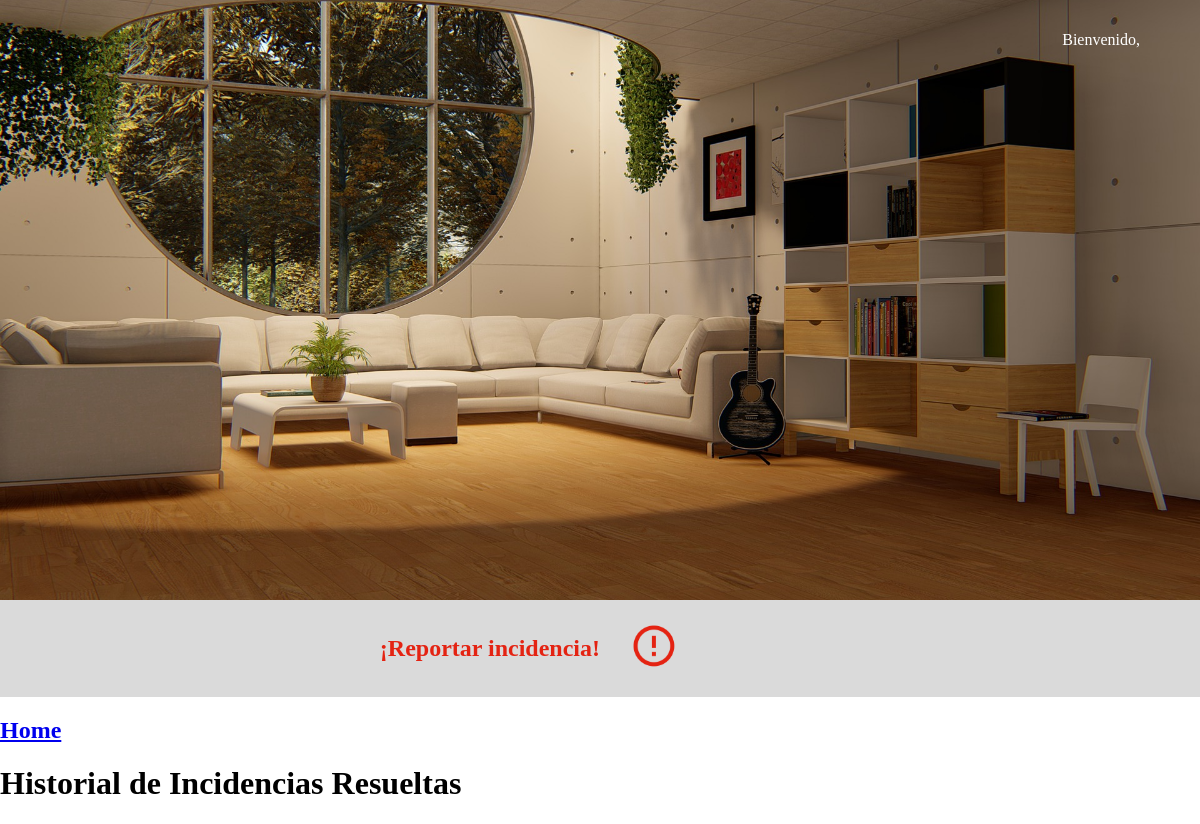
Page /adminIncidencia.php on the earlier database version.
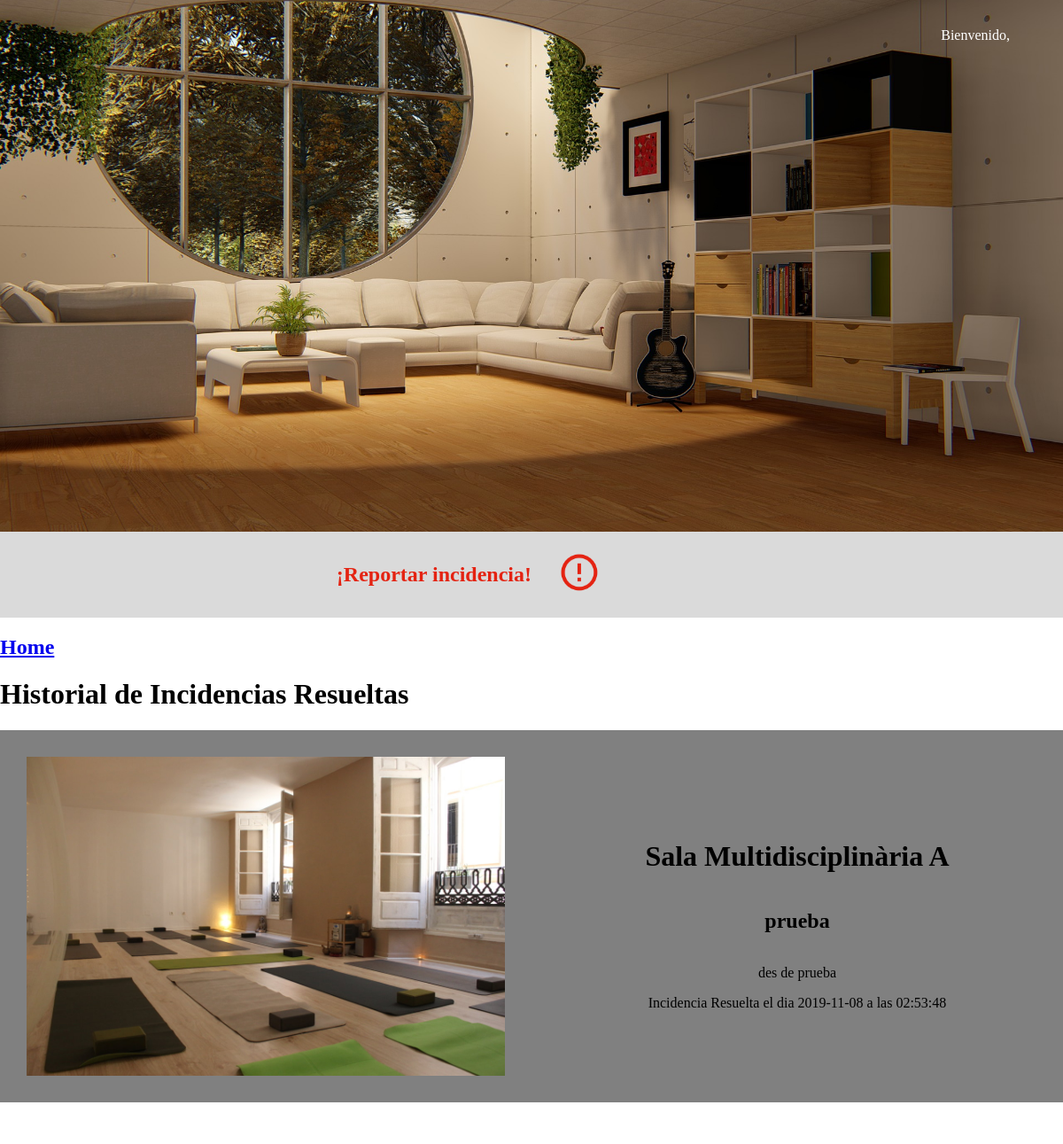
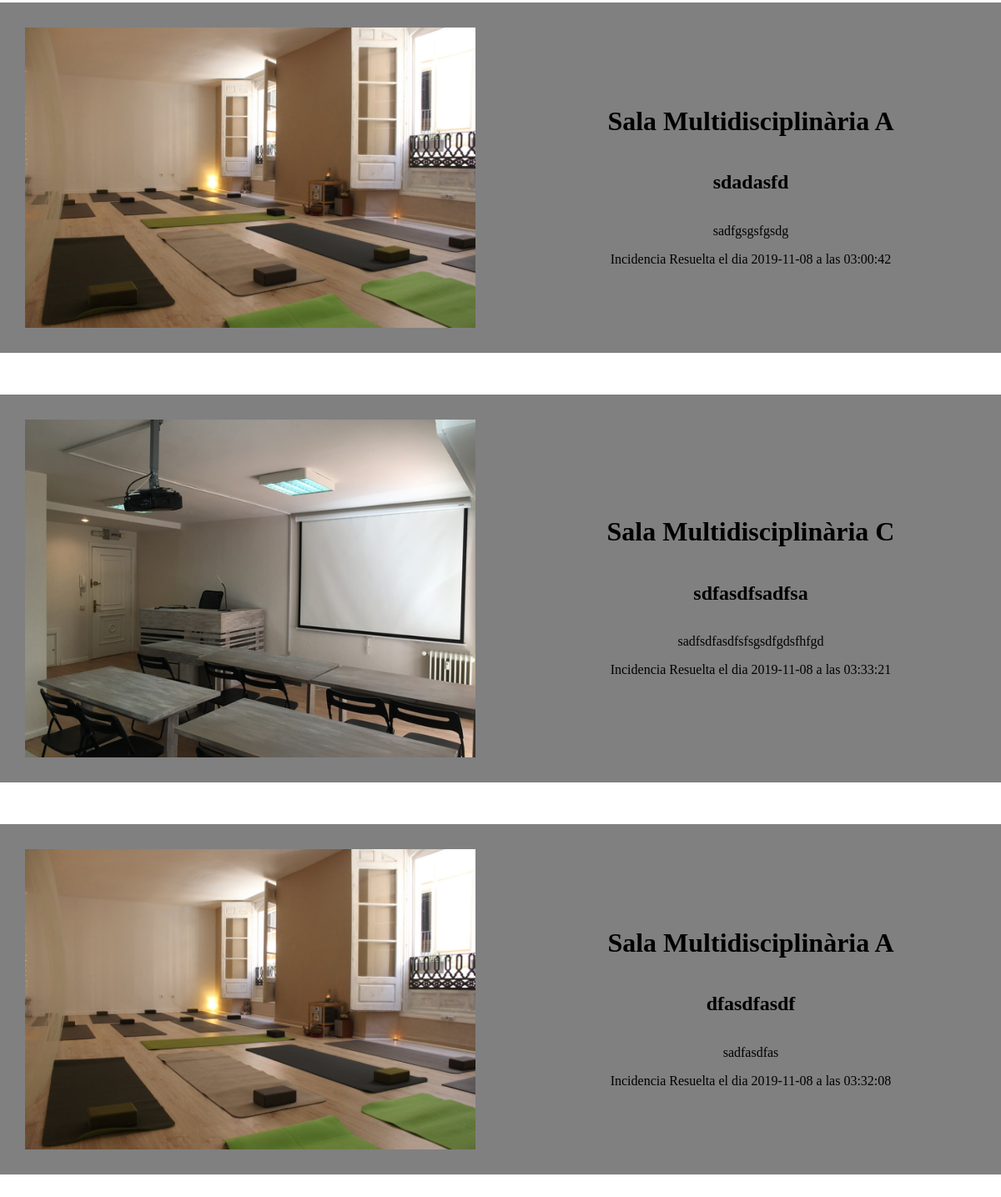
Same page on the later database version (2 pictures, top to bottom).
### tables this page shows
CREATE TABLE `incidencia` (
  `id_incidencia` int(11) NOT NULL,
  `titulo_inci` varchar(50) NOT NULL,
  `descrip_ini` text NOT NULL,
  `fecha_ini_inc` date NOT NULL,
  `fecha_fin_inc` date DEFAULT NULL,
  `hora_ini_inc` time NOT NULL,
  `hora_fin_inc` time DEFAULT NULL,
  `status_inc` enum('progress','done') NOT NULL,
  `id_reserva` int(11) NOT NULL
);

CREATE TABLE `recursos` (
  `id_recurso` int(11) NOT NULL,
  `nom_rec` varchar(50) NOT NULL,
  `disp_rec` enum('Disponible','Ocupado') NOT NULL,
  `tipo_rec` enum('Sala Multidisciplinaria','Sala Informatica','Taller de Cocina','Despacho','Sala de actos','Sala de reuniones','Proyector','Portatil','Movil') NOT NULL,
  `imagen_rec` varchar(100) NOT NULL,
  `desc_rec` text NOT NULL
);

### adminIncidencia.php (the view, shortened to what this page needs)
<!DOCTYPE html>
<html>
<head>
    <link rel="stylesheet" type="text/css" href="css/estilos.css">
</head>
<?php
include "./login/services/connection.php";
$sqlHistorial  = "SELECT * FROM `incidencia` INNER JOIN `reserva` ON `incidencia`.`id_reserva` = `reserva`.`id_reserva` INNER JOIN `recursos` ON `reserva`.`id_recursos` = `recursos`.`id_recurso` WHERE `status_inc`='done'";
$result_queryHist = mysqli_query($conn, $sqlHistorial) or die("Algo ha ido mal en la consulta a la base de datos");
?>
<body>
    <div class="header">
        <div class="head logo">
        </div>
        <div class="head login">
            <a href="./login/index.php">
                <p>Bienvenido, <?php echo $_SESSION['nombre']; ?> </p>
            </a>
        </div>
    </div>
    <div class="home" style="height: 75vh!important">
        <div class="division left">
        </div>
        <div class="division right">
        </div>
    </div>
    <div class="div-incid">
        <div class="par-incid">
            <a href="incidencia.php?variableid=<?php echo $_REQUEST['variableid']; ?>"><h2>¡Reportar incidencia!</h2></a>
        </div>
        <div class="par-incid">
            <img src="./img/incidencias/logo-incid.png">
        </div>
    </div>
    <a href="home.php?variableid=<?php echo $_REQUEST['variableid']; ?>"><h2>Home</h2></a>
    ?><h1>Historial de Incidencias Resueltas</h1><?php
    while ($row = mysqli_fetch_array($result_queryHist)) {
        ?>
        <div class="content">
            <div class="cont-recursos">
                <div class="rec-unico">
                    <div class="rec-part">
                        <img src=<?php echo $row['imagen_rec']; ?> style="object-fit: cover;">
                    </div>
                    <div class="rec-part">
                        <h1><?php echo $row['nom_rec']; ?></h1>
                        <h2><?php echo $row['titulo_inci']; ?></h2>
                        <p><?php echo $row['descrip_ini']; ?></p>
                            <a class="res-button">Incidencia Resuelta el dia <?php echo $row['fecha_fin_inc']; ?> a las <?php echo $row['hora_fin_inc']; ?></a>
                    </div>
                </div>
            </div>
        </div style="height: 500px;">
    <?php
    }
    ?>
</body>
</html>

### css/estilos.css (style rules this page uses)
body { font-family: 'Raleway'; overflow-x: hidden; margin: 0; padding: 0; }
.header { width: 100%; display: flex; position: absolute; }
.header .head { width: 50%; }
.header .head a { float: right; }
.header .login { padding: 15px 60px; }
.header .login a { text-decoration: none; }
.header .login p { color: white; text-decoration: none; }
.home { background: url('bg/5.jpg'); background-size: cover; background-position: left; height: 100vh; width: 100%; display: flex; }
.home .division { width: 50%; }
.home .division.left { display: flex; flex-flow: column; align-items: center; justify-content: center; padding: 5%; }
.content .cont-recursos .rec-unico { background-color: grey; margin-bottom: 50px; display: flex; }
.content .cont-recursos .rec-unico .rec-part { padding: 30px; width: 50%; display: flex; flex-flow: column nowrap; align-items: center; justify-content: center; }
.content .cont-recursos .rec-unico .rec-part img { width: 100%; }
.div-incid { width: 100%; background-color: #dadada; display: flex!important; flex-flow: row; align-items: center; justify-content: center; padding: 15px 0; }
.div-incid .par-incid { width: 20%; }
.div-incid .par-incid h2 { color: #e42312; float: right; }
.div-incid .par-incid img { margin-left: 30px; width: 20%; transition: 0.5s; }

Differences in the rows shown:
added incidencia: recursos.imagen_rec (picture), recursos.nom_rec "Sala Multidisciplinària A", titulo_inci "prueba", descrip_ini "des de prueba", fecha_fin_inc "2019-11-08", hora_fin_inc "02:53:48"
added incidencia: recursos.imagen_rec (picture), recursos.nom_rec "Sala Multidisciplinària A", titulo_inci "sdadasfd", descrip_ini "sadfgsgsfgsdg", fecha_fin_inc "2019-11-08", hora_fin_inc "03:00:42"
added incidencia: recursos.imagen_rec (picture), recursos.nom_rec "Sala Multidisciplinària C", titulo_inci "sdfasdfsadfsa", descrip_ini "sadfsdfasdfsfsgsdfgdsfhfgd", fecha_fin_inc "2019-11-08", hora_fin_inc "03:33:21"
added incidencia: recursos.imagen_rec (picture), recursos.nom_rec "Sala Multidisciplinària A", titulo_inci "dfasdfasdf", descrip_ini "sadfasdfas", fecha_fin_inc "2019-11-08", hora_fin_inc "03:32:08"
